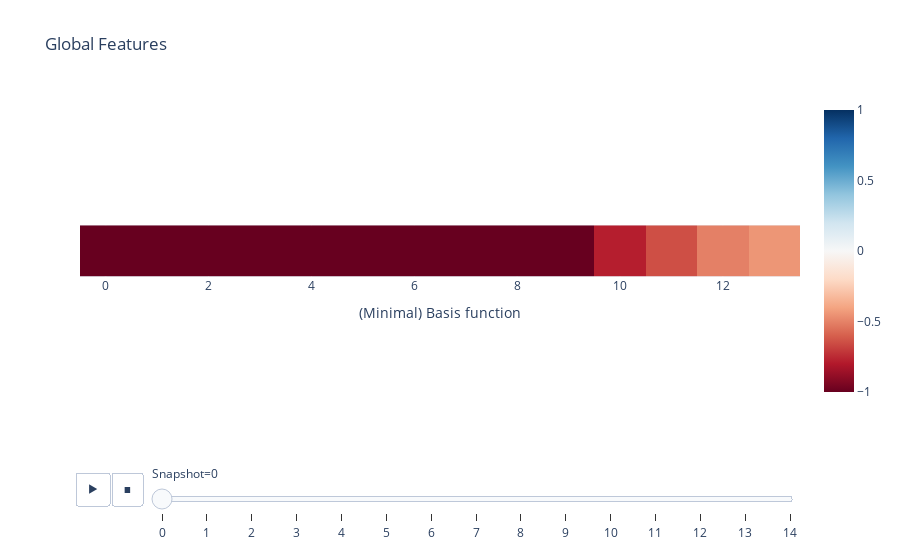

Write notebook code for a chart like this one.
### Code cell
# Plot the global attribute for the first spin
fig = px.imshow(
    global_features,
    animation_frame=0,
    color_continuous_scale='RdBu',
    title='Global Features',
    range_color=(-1, 1),
    labels={'x': '(Minimal) Basis function', 'animation_frame': 'Snapshot'},
)
fig.update_yaxes(showticklabels=False)
fig.show()

### Figure 1 — Plotly figure (JSON) as saved in the notebook; plotly's stock layout.template omitted (floating-point values rounded to 4 significant figures)
{"data": [{"coloraxis": "coloraxis", "hovertemplate": "(Minimal) Basis function: %{x}<br>y: %{y}<br>color: %{z}<extra></extra>", "name": "0", "type": "heatmap", "xaxis": "x", "yaxis": "y", "z": [[-99.82, -24.1, -18.8, -18.74, -14.34, -10.05, -9.978, -6.445, -6.443, -6.443, -0.7844, -0.6466, -0.5058, -0.4439]]}], "layout": {"coloraxis": {"cmax": 1, "cmin": -1, "colorscale": [[0, "rgb(103,0,31)"], [0.1, "rgb(178,24,43)"], [0.2, "rgb(214,96,77)"], [0.3, "rgb(244,165,130)"], [0.4, "rgb(253,219,199)"], [0.5, "rgb(247,247,247)"], [0.6, "rgb(209,229,240)"], [0.7, "rgb(146,197,222)"], [0.8, "rgb(67,147,195)"], [0.9, "rgb(33,102,172)"], [1, "rgb(5,48,97)"]]}, "sliders": [{"active": 0, "currentvalue": {"prefix": "Snapshot="}, "len": 0.9, "pad": {"b": 10, "t": 60}, "steps": [{"args": [["0"], {"frame": {"duration": 0, "redraw": true}, "fromcurrent": true, "mode": "immediate", "transition": {"duration": 0, "easing": "linear"}}], "label": "0", "method": "animate"}, {"args": [["1"], {"frame": {"duration": 0, "redraw": true}, "fromcurrent": true, "mode": "immediate", "transition": {"duration": 0, "easing": "linear"}}], "label": "1", "method": "animate"}, {"args": [["2"], {"frame": {"duration": 0, "redraw": true}, "fromcurrent": true, "mode": "immediate", "transition": {"duration": 0, "easing": "linear"}}], "label": "2", "method": "animate"}, {"args": [["3"], {"frame": {"duration": 0, "redraw": true}, "fromcurrent": true, "mode": "immediate", "transition": {"duration": 0, "easing": "linear"}}], "label": "3", "method": "animate"}, {"args": [["4"], {"frame": {"duration": 0, "redraw": true}, "fromcurrent": true, "mode": "immediate", "transition": {"duration": 0, "easing": "linear"}}], "label": "4", "method": "animate"}, {"args": [["5"], {"frame": {"duration": 0, "redraw": true}, "fromcurrent": true, "mode": "immediate", "transition": {"duration": 0, "easing": "linear"}}], "label": "5", "method": "animate"}, {"args": [["6"], {"frame": {"duration": 0, "redraw": true}, "fromcurrent": true, "mode": "immediate", "transition": {"duration": 0, "easing": "linear"}}], "label": "6", "method": "animate"}, {"args": [["7"], {"frame": {"duration": 0, "redraw": true}, "fromcurrent": true, "mode": "immediate", "transition": {"duration": 0, "easing": "linear"}}], "label": "7", "method": "animate"}, {"args": [["8"], {"frame": {"duration": 0, "redraw": true}, "fromcurrent": true, "mode": "immediate", "transition": {"duration": 0, "easing": "linear"}}], "label": "8", "method": "animate"}, {"args": [["9"], {"frame": {"duration": 0, "redraw": true}, "fromcurrent": true, "mode": "immediate", "transition": {"duration": 0, "easing": "linear"}}], "label": "9", "method": "animate"}, {"args": [["10"], {"frame": {"duration": 0, "redraw": true}, "fromcurrent": true, "mode": "immediate", "transition": {"duration": 0, "easing": "linear"}}], "label": "10", "method": "animate"}, {"args": [["11"], {"frame": {"duration": 0, "redraw": true}, "fromcurrent": true, "mode": "immediate", "transition": {"duration": 0, "easing": "linear"}}], "label": "11", "method": "animate"}, {"args": [["12"], {"frame": {"duration": 0, "redraw": true}, "fromcurrent": true, "mode": "immediate", "transition": {"duration": 0, "easing": "linear"}}], "label": "12", "method": "animate"}, {"args": [["13"], {"frame": {"duration": 0, "redraw": true}, "fromcurrent": true, "mode": "immediate", "transition": {"duration": 0, "easing": "linear"}}], "label": "13", "method": "animate"}, {"args": [["14"], {"frame": {"duration": 0, "redraw": true}, "fromcurrent": true, "mode": "immediate", "transition": {"duration": 0, "easing": "linear"}}], "label": "14", "method": "animate"}], "x": 0.1, "xanchor": "left", "y": 0, "yanchor": "top"}], "title": {"text": "Global Features"}, "updatemenus": [{"buttons": [{"args": [null, {"frame": {"duration": 500, "redraw": true}, "fromcurrent": true, "mode": "immediate", "transition": {"duration": 500, "easing": "linear"}}], "label": "&#9654;", "method": "animate"}, {"args": [[null], {"frame": {"duration": 0, "redraw": true}, "fromcurrent": true, "mode": "immediate", "transition": {"duration": 0, "easing": "linear"}}], "label": "&#9724;", "method": "animate"}], "direction": "left", "pad": {"r": 10, "t": 70}, "showactive": false, "type": "buttons", "x": 0.1, "xanchor": "right", "y": 0, "yanchor": "top"}], "xaxis": {"anchor": "y", "constrain": "domain", "domain": [0, 1], "scaleanchor": "y", "title": {"text": "(Minimal) Basis function"}}, "yaxis": {"anchor": "x", "autorange": "reversed", "constrain": "domain", "domain": [0, 1], "showticklabels": false}}}
